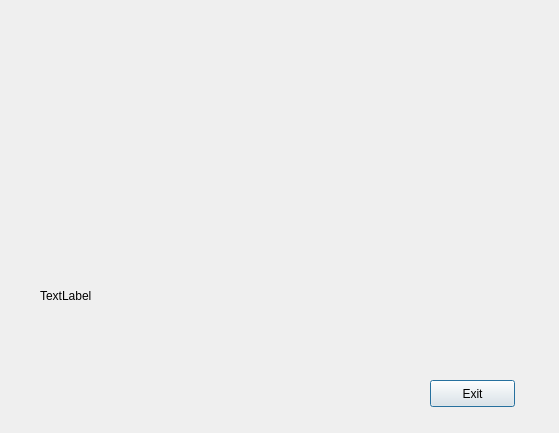
<?xml version="1.0" encoding="UTF-8"?>
<ui version="4.0">
 <class>Dialog</class>
 <widget class="QDialog" name="Dialog">
  <property name="geometry">
   <rect>
    <x>0</x>
    <y>0</y>
    <width>559</width>
    <height>433</height>
   </rect>
  </property>
  <property name="minimumSize">
   <size>
    <width>559</width>
    <height>433</height>
   </size>
  </property>
  <property name="maximumSize">
   <size>
    <width>559</width>
    <height>433</height>
   </size>
  </property>
  <property name="baseSize">
   <size>
    <width>559</width>
    <height>433</height>
   </size>
  </property>
  <property name="windowTitle">
   <string>Dialog</string>
  </property>
  <property name="autoFillBackground">
   <bool>true</bool>
  </property>
  <widget class="QLabel" name="icon_1">
   <property name="geometry">
    <rect>
     <x>40</x>
     <y>30</y>
     <width>201</width>
     <height>171</height>
    </rect>
   </property>
   <property name="maximumSize">
    <size>
     <width>16777215</width>
     <height>281</height>
    </size>
   </property>
   <property name="text">
    <string/>
   </property>
   <property name="pixmap">
    <pixmap>resources/fed4fireico.png</pixmap>
   </property>
   <property name="scaledContents">
    <bool>true</bool>
   </property>
  </widget>
  <widget class="QLabel" name="icon_2">
   <property name="geometry">
    <rect>
     <x>340</x>
     <y>30</y>
     <width>171</width>
     <height>121</height>
    </rect>
   </property>
   <property name="text">
    <string/>
   </property>
   <property name="pixmap">
    <pixmap>resources/europeanico.jpg</pixmap>
   </property>
   <property name="scaledContents">
    <bool>true</bool>
   </property>
  </widget>
  <widget class="QLabel" name="info">
   <property name="geometry">
    <rect>
     <x>40</x>
     <y>240</y>
     <width>461</width>
     <height>111</height>
    </rect>
   </property>
   <property name="text">
    <string>TextLabel</string>
   </property>
  </widget>
  <widget class="QPushButton" name="pushButton">
   <property name="geometry">
    <rect>
     <x>430</x>
     <y>380</y>
     <width>85</width>
     <height>27</height>
    </rect>
   </property>
   <property name="text">
    <string>Exit</string>
   </property>
  </widget>
 </widget>
 <resources/>
 <connections/>
</ui>
